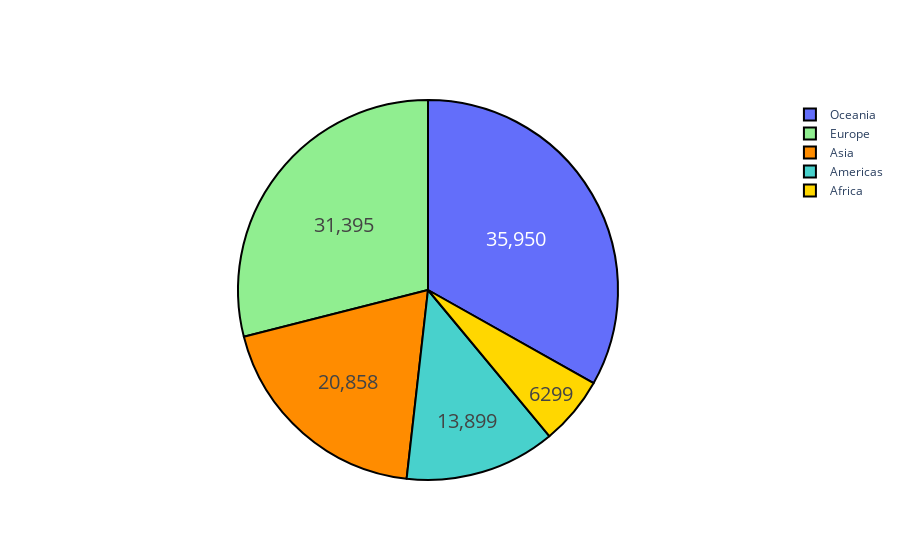

The notebook cell saved with this chart:
### Code cell
import plotly.express as px
import plotly.graph_objects as go

#fig = px.pie(income_con_mean_2006, values='income_per_person', names='continent', title='Average income per person ($/year) for every continent')



fig2 = go.Figure(data=[go.Pie(labels = labels,
                             values = values)])
colors = ['gold', 'mediumturquoise', 'darkorange', 'lightgreen']

fig2.update_traces(hoverinfo='label', textinfo='value', textfont_size=20,
                  marker=dict(colors=colors, line=dict(color='#000000', width=2)))

fig2.show()

### Figure 1 — Plotly figure (JSON) as saved in the notebook; plotly's stock layout.template omitted (floating-point values rounded to 4 significant figures)
{"data": [{"hoverinfo": "label", "labels": ["Africa", "Americas", "Asia", "Europe", "Oceania"], "marker": {"colors": ["gold", "mediumturquoise", "darkorange", "lightgreen"], "line": {"color": "#000000", "width": 2}}, "textfont": {"size": 20}, "textinfo": "value", "type": "pie", "values": [6299, 13899, 20858, 31395, 35950]}], "layout": {}}
